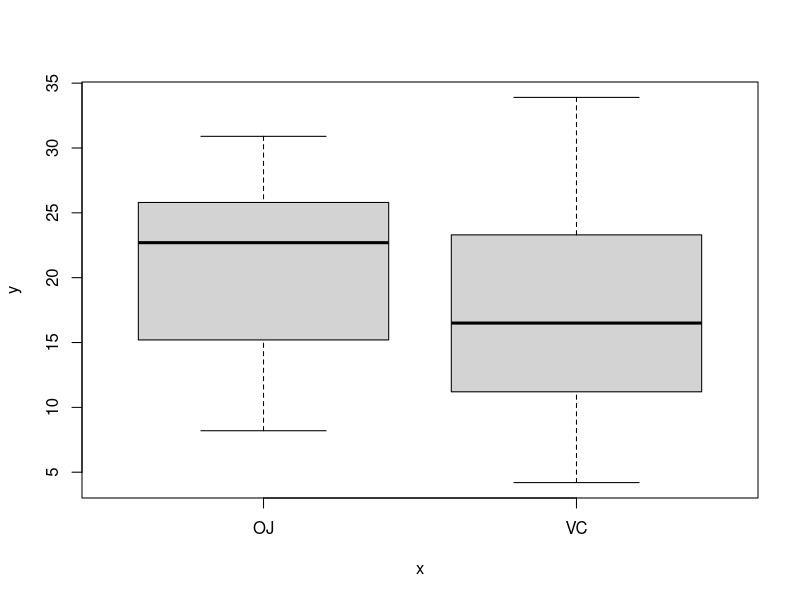
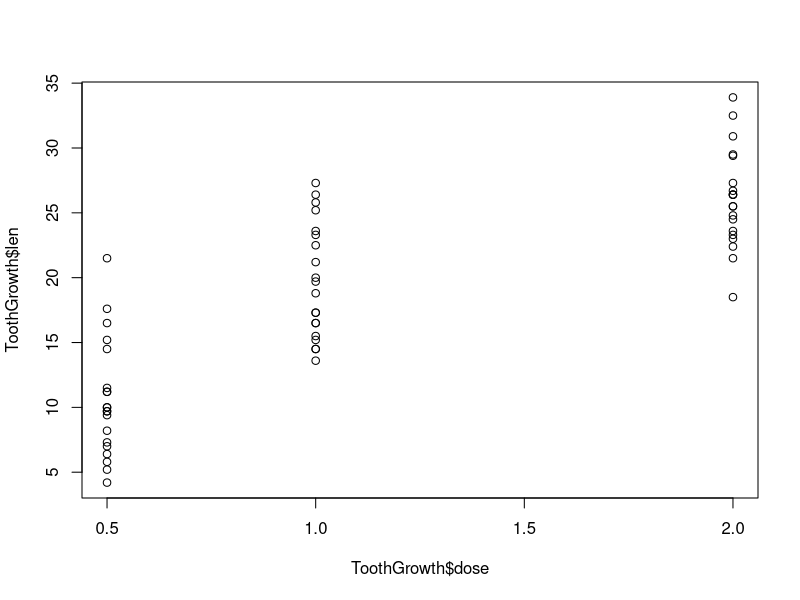
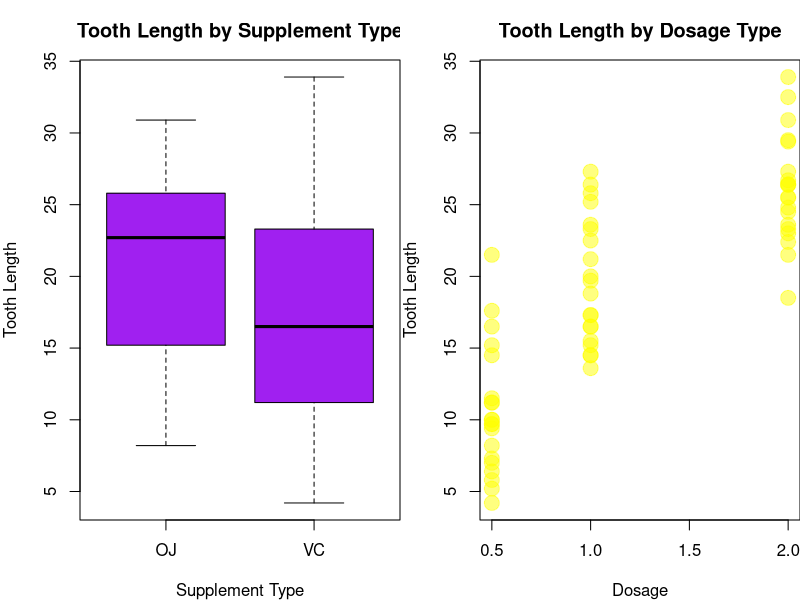
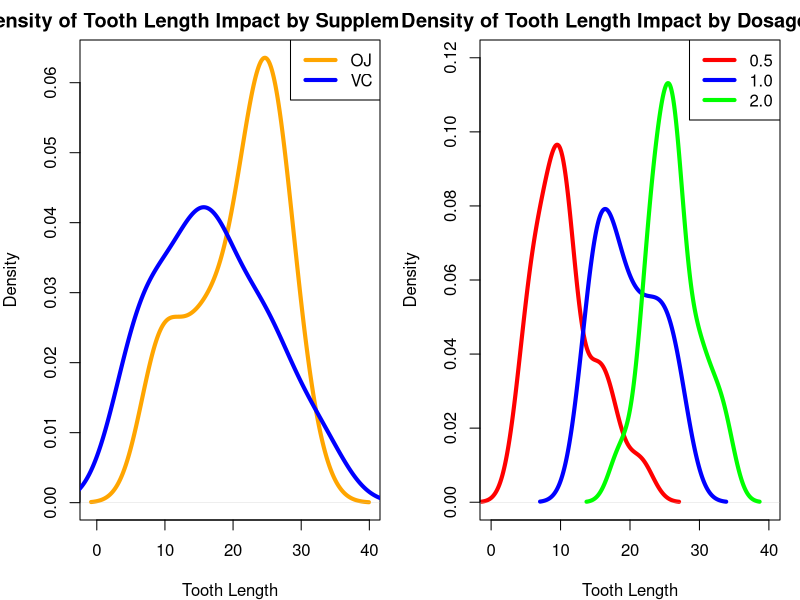

Here is the R script that generated these plots, in order:
#exploratory data analysis
library(datasets)
summary(ToothGrowth)
ToothGrowth$supp
ToothGrowth$len
ToothGrowth$dose
dim(ToothGrowth)
ToothGrowth
plot(ToothGrowth$supp,ToothGrowth$len)
plot(ToothGrowth$dose,ToothGrowth$len)

#summary
stats <- data.frame("Statistic" = c("Mean", "Median", "Min", "Max", "SD"), 
                   "Tooth_Length" = c(mean(ToothGrowth$len), 
                                      median(ToothGrowth$len), 
                                      min(ToothGrowth$len),
                                      max(ToothGrowth$len),
                                      sd(ToothGrowth$len)))
print(stats)

par(mfrow = c(1, 2), mar = c(4, 4, 3, 0))
plot(ToothGrowth$supp,ToothGrowth$len, col = "purple", xlab = "Supplement Type", 
     ylab = "Tooth Length", main = "Tooth Length by Supplement Type")
plot(ToothGrowth$dose,ToothGrowth$len, 
     col = rgb(red = 1, green = 1, blue = 0, alpha = 0.5), xlab = "Dosage", 
     ylab = "Tooth Length", main = "Tooth Length by Dosage Type", pch = 19,
     cex = 2)

#delivery method effects
par(mar = c(4,4,2,1))
library(dplyr)
oj <- ToothGrowth %>% select(len, supp) %>% filter(supp == "OJ") %>% pull(len)
vc <- ToothGrowth %>% select(len, supp) %>% filter(supp == "VC") %>% pull(len)
plot(density(oj), col = "orange", lwd = 4, xlab = "Tooth Length", 
     main = "Density of Tooth Length Impact by Supplement Type")
lines(density(vc), col = "blue", lwd = 4)
legend("topright", legend = c("OJ", "VC"), 
       col = c("orange", "blue"), lwd = 4)

print(t.test(oj, vc, paired = FALSE, var.equal = TRUE, data = ToothGrowth))

#dose effects
d5 <- ToothGrowth %>% select(len, dose) %>% filter(dose == 0.5) %>% pull(len)
d1 <- ToothGrowth %>% select(len, dose) %>% filter(dose == 1) %>% pull(len)
d2 <- ToothGrowth %>% select(len, dose) %>% filter(dose == 2) %>% pull(len)
plot(density(d5), col = "red", lwd = 4, xlab = "Tooth Length", ylim = c(0, .12),
     main = "Density of Tooth Length Impact by Dosage Type", xlim = c(0, 40))
lines(density(d1), col = "blue", lwd = 4)
lines(density(d2), col = "green", lwd = 4)
legend("topright", legend = c("0.5", "1.0", "2.0"), 
       col = c("red", "blue", "green"), lwd = 4)

print(t.test(d5, d1, paired = FALSE, var.equal = TRUE, data = ToothGrowth))
print(t.test(d5, d2, paired = FALSE, var.equal = TRUE, data = ToothGrowth))
print(t.test(d1, d2, paired = FALSE, var.equal = TRUE, data = ToothGrowth))

